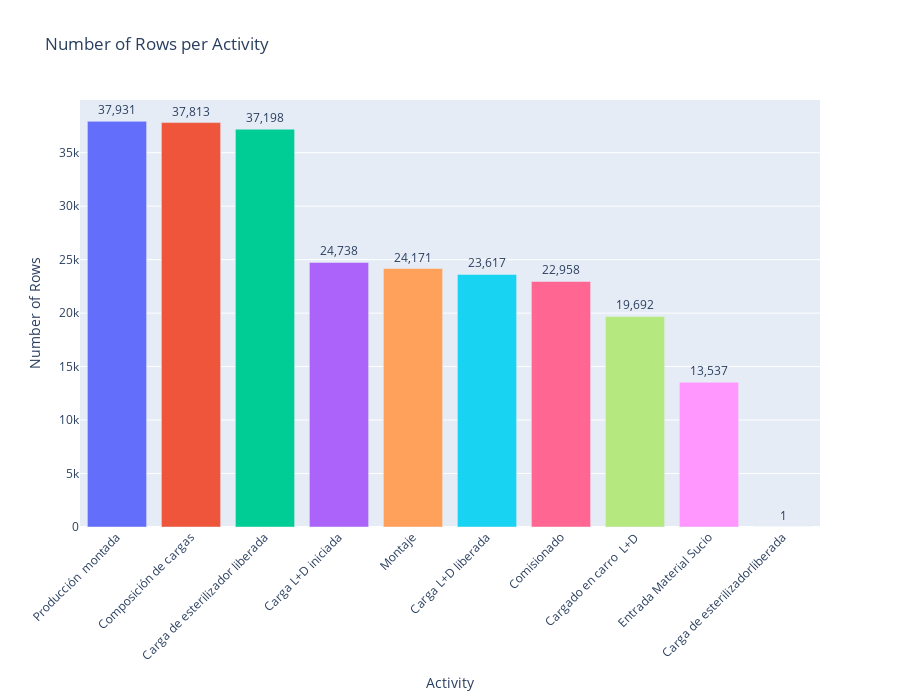

Notebook cell for this chart:
### Markdown cell above
Distribution based on the process activity

### Code cell
counts_per_activity =data['Nombre punto de control'].value_counts().reset_index()
counts_per_activity.columns = ['Nombre punto de control', 'Count']

# Create a bar plot using Plotly Express
fig = px.bar(counts_per_activity, 
             x='Nombre punto de control', 
             y='Count', 
             title='Number of Rows per Activity',
             color='Nombre punto de control',
             labels={'Nombre punto de control': 'Activity', 'Count': 'Number of Rows'},
             height=700)
fig.update_layout(xaxis_tickangle=-45,showlegend=False)
fig.update_traces(texttemplate='%{y:,}', textposition='outside')

fig.show()

### Figure 1 — Plotly figure (JSON) as saved in the notebook; plotly's stock layout.template omitted (floating-point values rounded to 4 significant figures)
{"data": [{"alignmentgroup": "True", "hovertemplate": "Activity=%{x}<br>Number of Rows=%{y}<extra></extra>", "legendgroup": "Producción  montada", "marker": {"color": "#636efa", "pattern": {"shape": ""}}, "name": "Producción  montada", "offsetgroup": "Producción  montada", "orientation": "v", "showlegend": true, "textposition": "outside", "texttemplate": "%{y:,}", "type": "bar", "x": ["Producción  montada"], "xaxis": "x", "y": [37931], "yaxis": "y"}, {"alignmentgroup": "True", "hovertemplate": "Activity=%{x}<br>Number of Rows=%{y}<extra></extra>", "legendgroup": "Composición de cargas", "marker": {"color": "#EF553B", "pattern": {"shape": ""}}, "name": "Composición de cargas", "offsetgroup": "Composición de cargas", "orientation": "v", "showlegend": true, "textposition": "outside", "texttemplate": "%{y:,}", "type": "bar", "x": ["Composición de cargas"], "xaxis": "x", "y": [37813], "yaxis": "y"}, {"alignmentgroup": "True", "hovertemplate": "Activity=%{x}<br>Number of Rows=%{y}<extra></extra>", "legendgroup": "Carga de esterilizador liberada", "marker": {"color": "#00cc96", "pattern": {"shape": ""}}, "name": "Carga de esterilizador liberada", "offsetgroup": "Carga de esterilizador liberada", "orientation": "v", "showlegend": true, "textposition": "outside", "texttemplate": "%{y:,}", "type": "bar", "x": ["Carga de esterilizador liberada"], "xaxis": "x", "y": [37198], "yaxis": "y"}, {"alignmentgroup": "True", "hovertemplate": "Activity=%{x}<br>Number of Rows=%{y}<extra></extra>", "legendgroup": "Carga L+D iniciada", "marker": {"color": "#ab63fa", "pattern": {"shape": ""}}, "name": "Carga L+D iniciada", "offsetgroup": "Carga L+D iniciada", "orientation": "v", "showlegend": true, "textposition": "outside", "texttemplate": "%{y:,}", "type": "bar", "x": ["Carga L+D iniciada"], "xaxis": "x", "y": [24738], "yaxis": "y"}, {"alignmentgroup": "True", "hovertemplate": "Activity=%{x}<br>Number of Rows=%{y}<extra></extra>", "legendgroup": "Montaje", "marker": {"color": "#FFA15A", "pattern": {"shape": ""}}, "name": "Montaje", "offsetgroup": "Montaje", "orientation": "v", "showlegend": true, "textposition": "outside", "texttemplate": "%{y:,}", "type": "bar", "x": ["Montaje"], "xaxis": "x", "y": [24171], "yaxis": "y"}, {"alignmentgroup": "True", "hovertemplate": "Activity=%{x}<br>Number of Rows=%{y}<extra></extra>", "legendgroup": "Carga L+D liberada", "marker": {"color": "#19d3f3", "pattern": {"shape": ""}}, "name": "Carga L+D liberada", "offsetgroup": "Carga L+D liberada", "orientation": "v", "showlegend": true, "textposition": "outside", "texttemplate": "%{y:,}", "type": "bar", "x": ["Carga L+D liberada"], "xaxis": "x", "y": [23617], "yaxis": "y"}, {"alignmentgroup": "True", "hovertemplate": "Activity=%{x}<br>Number of Rows=%{y}<extra></extra>", "legendgroup": "Comisionado", "marker": {"color": "#FF6692", "pattern": {"shape": ""}}, "name": "Comisionado", "offsetgroup": "Comisionado", "orientation": "v", "showlegend": true, "textposition": "outside", "texttemplate": "%{y:,}", "type": "bar", "x": ["Comisionado"], "xaxis": "x", "y": [22958], "yaxis": "y"}, {"alignmentgroup": "True", "hovertemplate": "Activity=%{x}<br>Number of Rows=%{y}<extra></extra>", "legendgroup": "Cargado en carro  L+D", "marker": {"color": "#B6E880", "pattern": {"shape": ""}}, "name": "Cargado en carro  L+D", "offsetgroup": "Cargado en carro  L+D", "orientation": "v", "showlegend": true, "textposition": "outside", "texttemplate": "%{y:,}", "type": "bar", "x": ["Cargado en carro  L+D"], "xaxis": "x", "y": [19692], "yaxis": "y"}, {"alignmentgroup": "True", "hovertemplate": "Activity=%{x}<br>Number of Rows=%{y}<extra></extra>", "legendgroup": "Entrada Material Sucio", "marker": {"color": "#FF97FF", "pattern": {"shape": ""}}, "name": "Entrada Material Sucio", "offsetgroup": "Entrada Material Sucio", "orientation": "v", "showlegend": true, "textposition": "outside", "texttemplate": "%{y:,}", "type": "bar", "x": ["Entrada Material Sucio"], "xaxis": "x", "y": [13537], "yaxis": "y"}, {"alignmentgroup": "True", "hovertemplate": "Activity=%{x}<br>Number of Rows=%{y}<extra></extra>", "legendgroup": "Carga de esterilizadorliberada", "marker": {"color": "#FECB52", "pattern": {"shape": ""}}, "name": "Carga de esterilizadorliberada", "offsetgroup": "Carga de esterilizadorliberada", "orientation": "v", "showlegend": true, "textposition": "outside", "texttemplate": "%{y:,}", "type": "bar", "x": ["Carga de esterilizadorliberada"], "xaxis": "x", "y": [1], "yaxis": "y"}], "layout": {"barmode": "relative", "height": 700, "legend": {"title": {"text": "Activity"}, "tracegroupgap": 0}, "showlegend": false, "title": {"text": "Number of Rows per Activity"}, "xaxis": {"anchor": "y", "categoryarray": ["Producción  montada", "Composición de cargas", "Carga de esterilizador liberada", "Carga L+D iniciada", "Montaje", "Carga L+D liberada", "Comisionado", "Cargado en carro  L+D", "Entrada Material Sucio", "Carga de esterilizadorliberada"], "categoryorder": "array", "domain": [0, 1], "tickangle": -45, "title": {"text": "Activity"}}, "yaxis": {"anchor": "x", "domain": [0, 1], "title": {"text": "Number of Rows"}}}}
